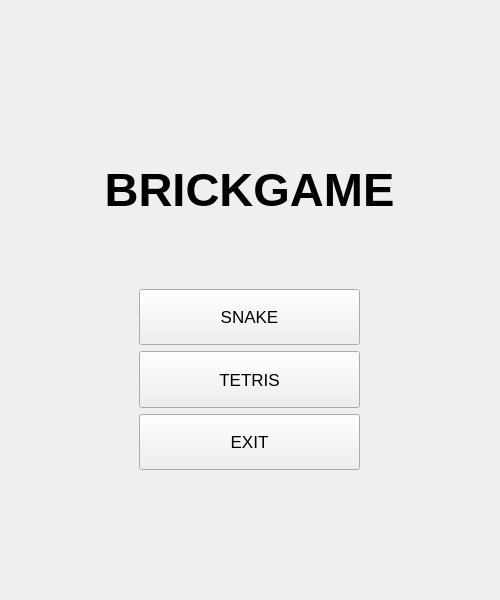
<?xml version="1.0" encoding="UTF-8"?>
<ui version="4.0">
 <class>MenuDesktopView</class>
 <widget class="QWidget" name="MenuDesktopView">
  <property name="geometry">
   <rect>
    <x>0</x>
    <y>0</y>
    <width>500</width>
    <height>600</height>
   </rect>
  </property>
  <property name="minimumSize">
   <size>
    <width>500</width>
    <height>600</height>
   </size>
  </property>
  <property name="maximumSize">
   <size>
    <width>500</width>
    <height>600</height>
   </size>
  </property>
  <property name="windowTitle">
   <string>MenuDesktopView</string>
  </property>
  <widget class="QStackedWidget" name="stackedWidget">
   <property name="geometry">
    <rect>
     <x>-1</x>
     <y>-1</y>
     <width>500</width>
     <height>600</height>
    </rect>
   </property>
   <property name="minimumSize">
    <size>
     <width>500</width>
     <height>600</height>
    </size>
   </property>
   <property name="maximumSize">
    <size>
     <width>500</width>
     <height>600</height>
    </size>
   </property>
   <property name="currentIndex">
    <number>0</number>
   </property>
   <widget class="QWidget" name="menu">
    <widget class="QWidget" name="verticalLayoutWidget">
     <property name="geometry">
      <rect>
       <x>140</x>
       <y>290</y>
       <width>221</width>
       <height>181</height>
      </rect>
     </property>
     <layout class="QVBoxLayout" name="verticalLayout">
      <item>
       <widget class="QPushButton" name="snakeButton">
        <property name="sizePolicy">
         <sizepolicy hsizetype="Minimum" vsizetype="Minimum">
          <horstretch>0</horstretch>
          <verstretch>0</verstretch>
         </sizepolicy>
        </property>
        <property name="font">
         <font>
          <pointsize>13</pointsize>
          <bold>false</bold>
         </font>
        </property>
        <property name="text">
         <string>SNAKE</string>
        </property>
       </widget>
      </item>
      <item>
       <widget class="QPushButton" name="tetrisButton">
        <property name="sizePolicy">
         <sizepolicy hsizetype="Minimum" vsizetype="Minimum">
          <horstretch>0</horstretch>
          <verstretch>0</verstretch>
         </sizepolicy>
        </property>
        <property name="font">
         <font>
          <pointsize>13</pointsize>
          <bold>false</bold>
         </font>
        </property>
        <property name="text">
         <string>TETRIS</string>
        </property>
       </widget>
      </item>
      <item>
       <widget class="QPushButton" name="exitButton">
        <property name="sizePolicy">
         <sizepolicy hsizetype="Minimum" vsizetype="Minimum">
          <horstretch>0</horstretch>
          <verstretch>0</verstretch>
         </sizepolicy>
        </property>
        <property name="font">
         <font>
          <pointsize>13</pointsize>
          <bold>false</bold>
         </font>
        </property>
        <property name="text">
         <string>EXIT</string>
        </property>
       </widget>
      </item>
     </layout>
    </widget>
    <widget class="QLabel" name="label">
     <property name="geometry">
      <rect>
       <x>0</x>
       <y>100</y>
       <width>501</width>
       <height>181</height>
      </rect>
     </property>
     <property name="font">
      <font>
       <pointsize>35</pointsize>
       <bold>true</bold>
      </font>
     </property>
     <property name="text">
      <string>BRICKGAME</string>
     </property>
     <property name="alignment">
      <set>Qt::AlignCenter</set>
     </property>
    </widget>
   </widget>
   <widget class="GameDesktopView" name="game_desktop_view"/>
  </widget>
 </widget>
 <customwidgets>
  <customwidget>
   <class>GameDesktopView</class>
   <extends>QWidget</extends>
   <header>game_desktop_view.hpp</header>
   <container>1</container>
  </customwidget>
 </customwidgets>
 <resources/>
 <connections/>
</ui>
